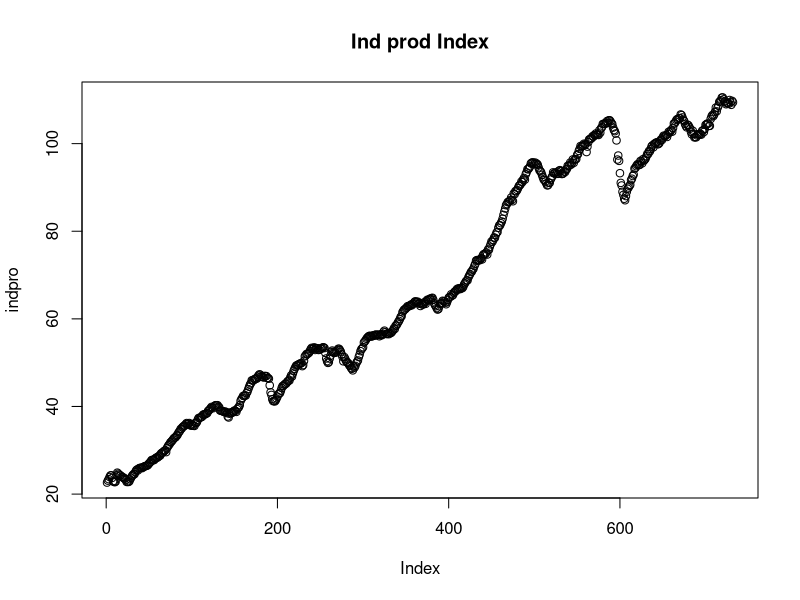
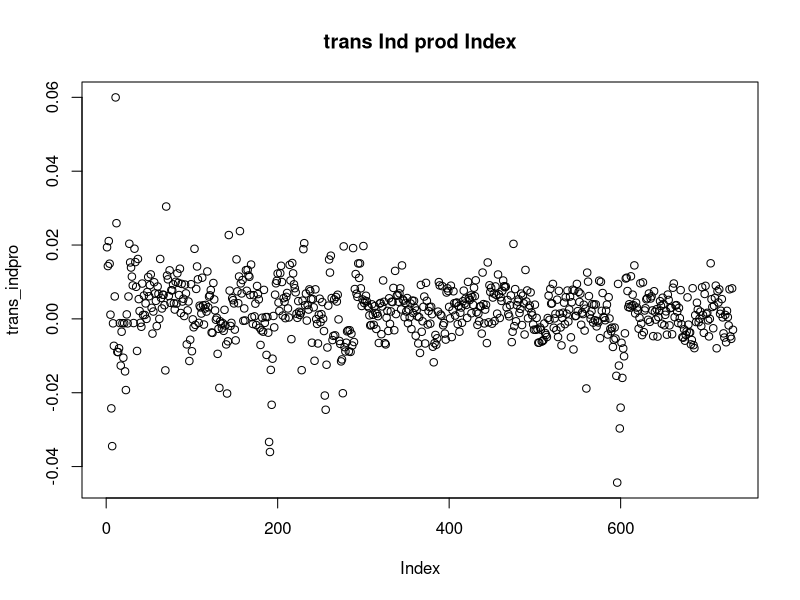
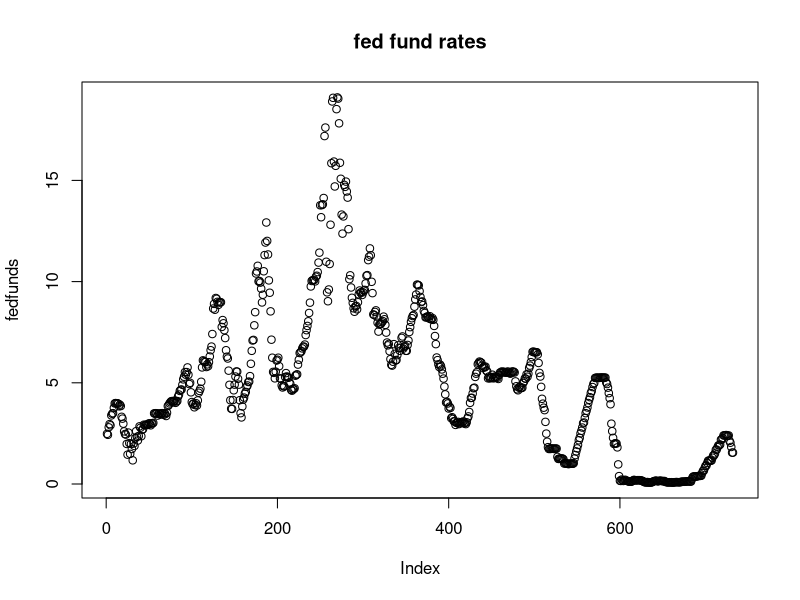
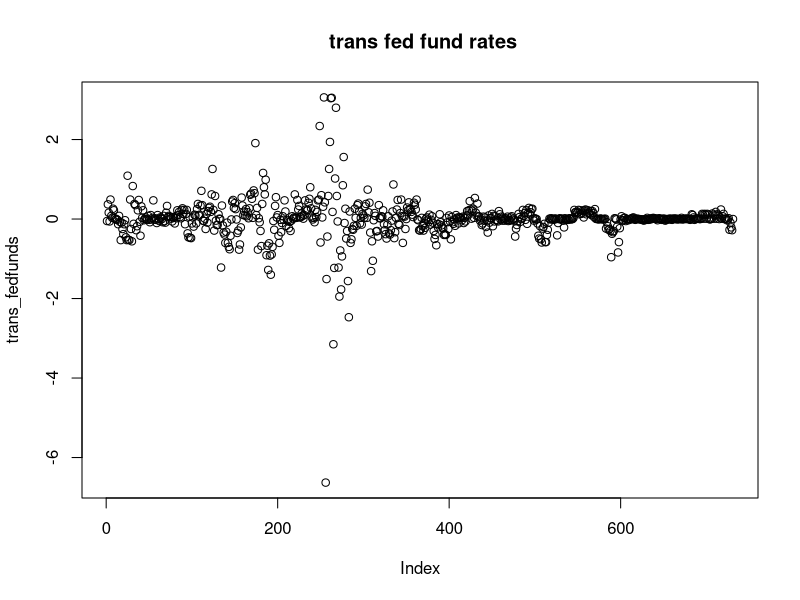
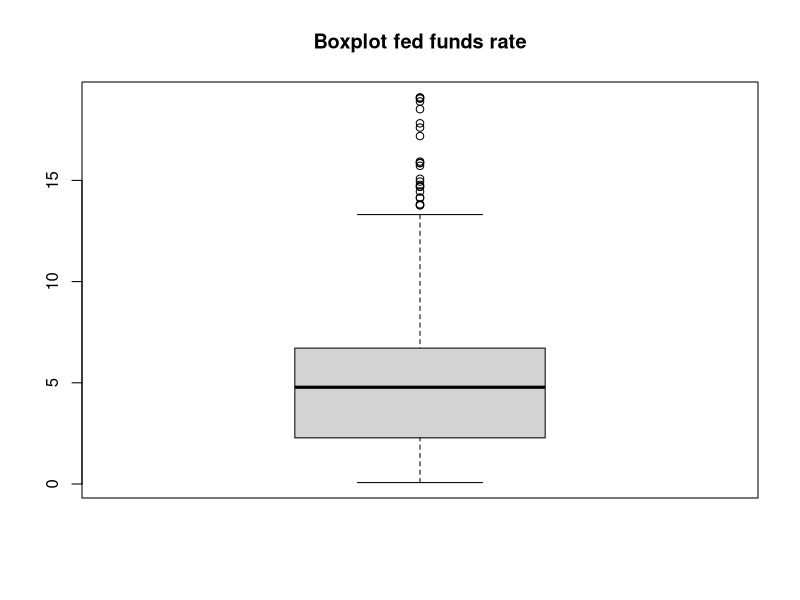
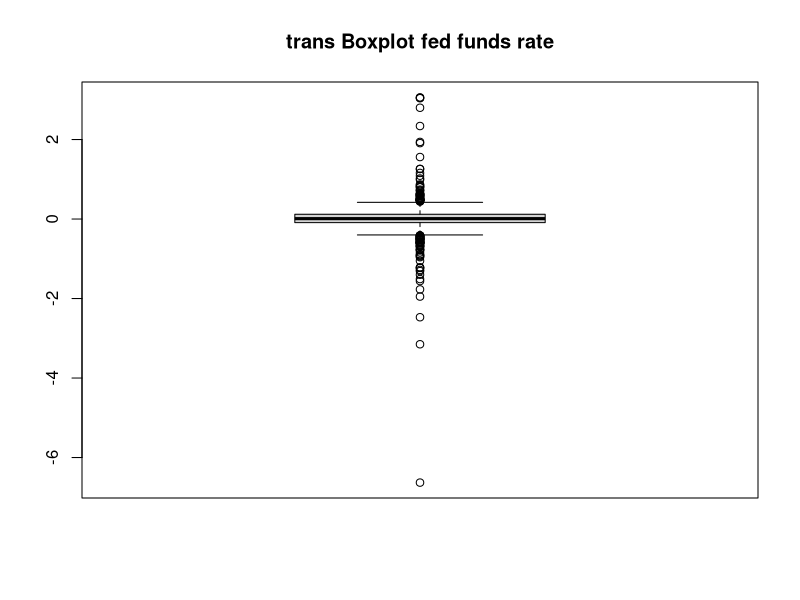
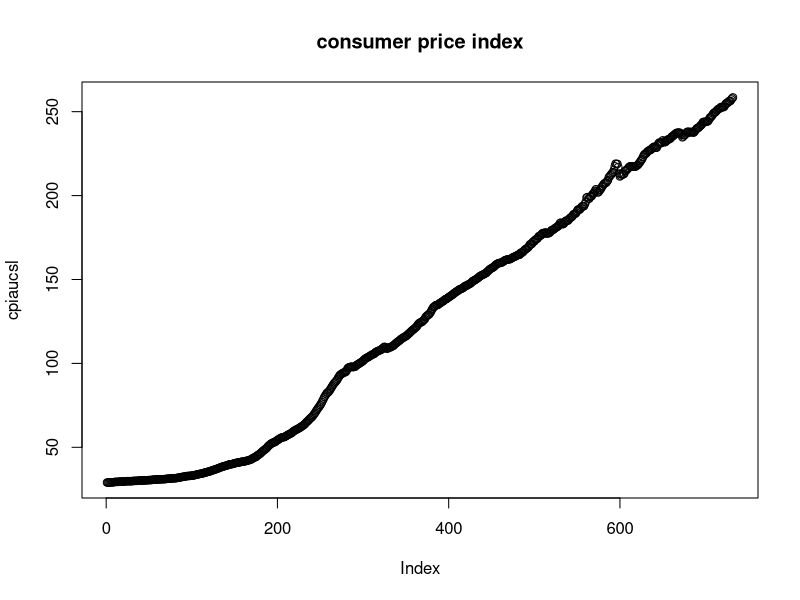
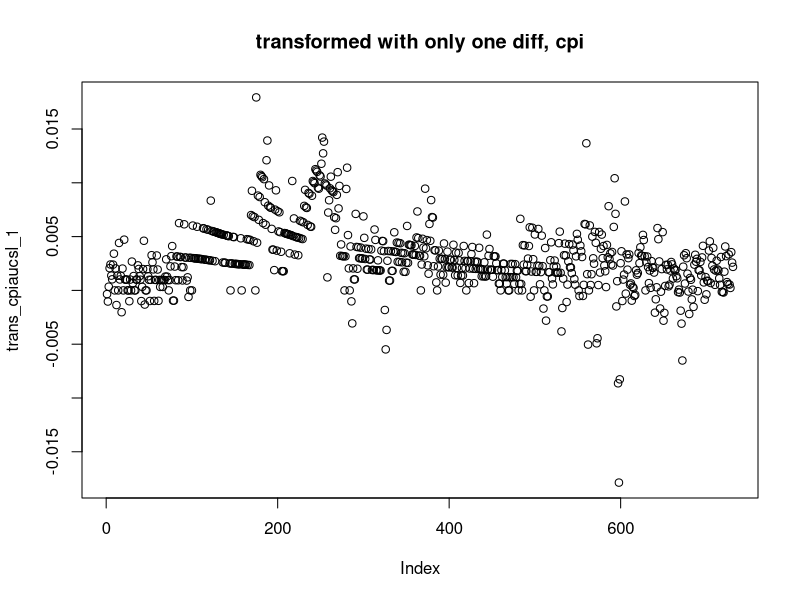

The R source for these figures, in order:
#set wd for franci
setwd("~/Desktop/Time Series Econometrics/Case_Team2/Historical-vintages-of-FRED-MD-2015-01-to-2024-12")

library(dplyr)
library(ggplot2)


data_full <- read.csv("2020-01.csv")
head(data_full)
View(data_full)

data <- data_full[-1, ] #first row is skipped, so it's easier to work with the data
View(data)

indpro <- data$INDPRO   #industrial production, id6 
trans_indpro <- diff(log(indpro)) #transformed indpro
plot(indpro, main = "Ind prod Index")
plot(trans_indpro, main = "trans Ind prod Index")


fedfunds <- data$FEDFUNDS  #effective federal funds rate, id84
trans_fedfunds <- diff(fedfunds)  #transformed fed rate
plot(fedfunds, main = "fed fund rates")
plot(trans_fedfunds, main = " trans fed fund rates")

list(fedfunds)
boxplot(fedfunds, main ="Boxplot fed funds rate")
boxplot(trans_fedfunds, main ="trans Boxplot fed funds rate")

cpiaucsl <- data$CPIAUCSL  #113
View(cpiaucsl)
plot(cpiaucsl, main = "consumer price index")
trans_cpiaucsl <- diff(diff(log(cpiaucsl))) #transformed according to appendix
trans_cpiaucsl_1 <- diff(log(cpiaucsl)) #transformed with only one diff
plot(trans_cpiaucsl_1, main = "transformed with only one diff, cpi")
plot(trans_cpiaucsl, main = "transformed cpi")
